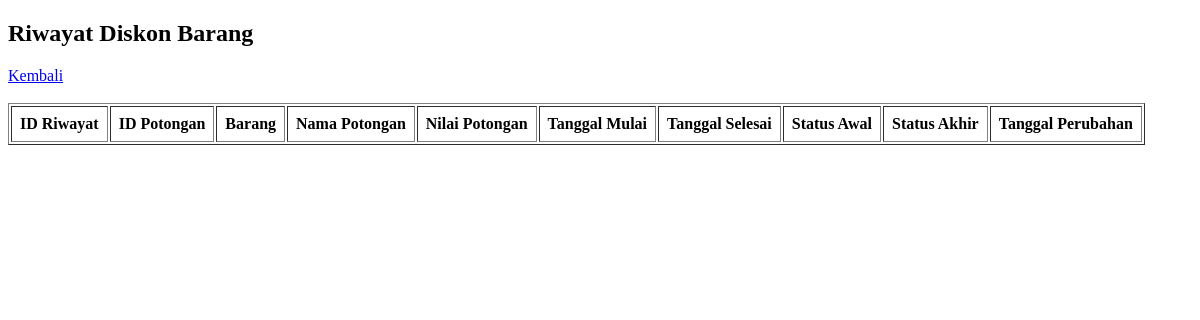
The page /diskon/riwayat.php on the database as committed earlier.
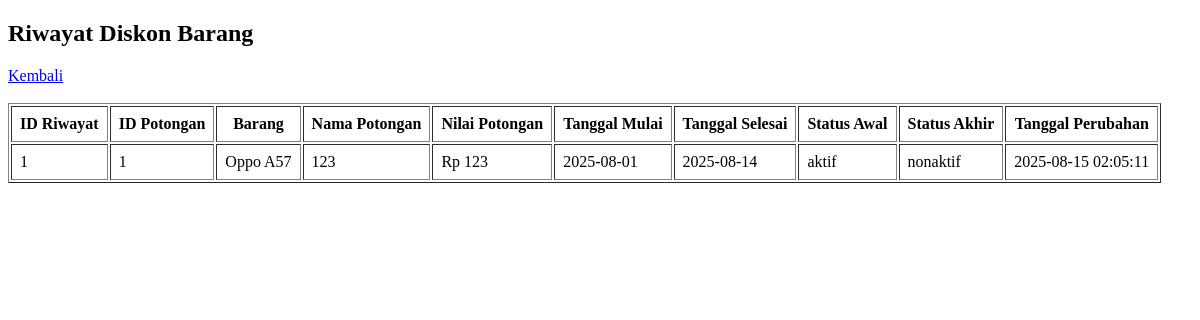
The same page on the database as committed later.
### tables this page shows
CREATE TABLE `potongan_barang_riwayat` (
  `id_riwayat` int(11) NOT NULL,
  `id_potongan` int(11) NOT NULL,
  `id_barang` int(11) NOT NULL,
  `nama_potongan` varchar(100) NOT NULL,
  `nilai_potongan` int(11) NOT NULL,
  `tanggal_mulai` date NOT NULL,
  `tanggal_selesai` date NOT NULL,
  `status_awal` enum('aktif','nonaktif') DEFAULT NULL,
  `status_akhir` enum('aktif','nonaktif') DEFAULT NULL,
  `tanggal_perubahan` timestamp NOT NULL DEFAULT current_timestamp()
);

CREATE TABLE `barang` (
  `id_barang` int(11) NOT NULL,
  `kode_barang` varchar(20) NOT NULL,
  `sku` varchar(20) NOT NULL,
  `nama_barang` varchar(40) NOT NULL,
  `varian` varchar(20) NOT NULL,
  `brand` varchar(20) NOT NULL,
  `kategori` varchar(20) NOT NULL,
  `harga_jual_default` decimal(10,0) NOT NULL,
  `sn` tinyint(1) NOT NULL DEFAULT 0
);

### diskon/riwayat.php (the view, shortened to what this page needs)
<?php
include "../koneksi.php";
?>
<!DOCTYPE html>
<html>
<head>
</head>
<body>
<h2>Riwayat Diskon Barang</h2>
<a href="index.php">Kembali</a><br><br>
<table border="1" cellpadding="8">
    <tr>
        <th>ID Riwayat</th>
        <th>ID Potongan</th>
        <th>Barang</th>
        <th>Nama Potongan</th>
        <th>Nilai Potongan</th>
        <th>Tanggal Mulai</th>
        <th>Tanggal Selesai</th>
        <th>Status Awal</th>
        <th>Status Akhir</th>
        <th>Tanggal Perubahan</th>
    </tr>
    <?php
    $sql = "SELECT r.*, b.nama_barang
            FROM potongan_barang_riwayat r
            JOIN barang b ON r.id_barang = b.id_barang
            ORDER BY r.tanggal_perubahan DESC";
    $q = mysqli_query($koneksi, $sql);
    while($row = mysqli_fetch_assoc($q)){
        echo "<tr>
            <td>{$row['id_riwayat']}</td>
            <td>{$row['id_potongan']}</td>
            <td>{$row['nama_barang']}</td>
            <td>{$row['nama_potongan']}</td>
            <td>Rp " . number_format($row['nilai_potongan']) . "</td>
            <td>{$row['tanggal_mulai']}</td>
            <td>{$row['tanggal_selesai']}</td>
            <td>{$row['status_awal']}</td>
            <td>{$row['status_akhir']}</td>
            <td>{$row['tanggal_perubahan']}</td>
        </tr>";
    }
    ?>
</table>
</body>
</html>

Rows that differ between the two databases and show on the page:
added potongan_barang_riwayat: id_riwayat "1", id_potongan "1", id_barang.nama_barang "Oppo A57", nama_potongan "123", nilai_potongan "123", tanggal_mulai "2025-08-01", tanggal_selesai "2025-08-14", status_awal "aktif", status_akhir "nonaktif", tanggal_perubahan "2025-08-15 02:05:11"
